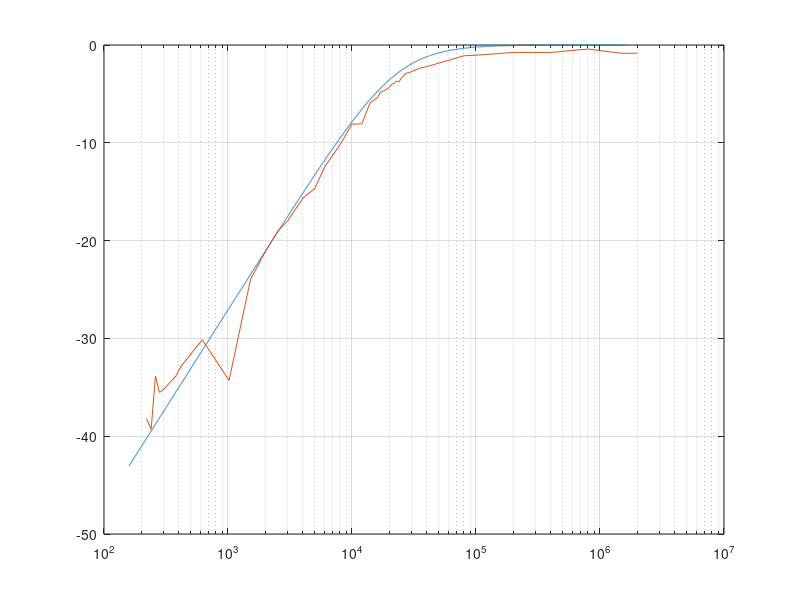

This chart was generated by the following MATLAB code:
 hold off
s=tf('s');
 h=(s*7.05*10^-6)/((s*7.05*10^-6)+1)
 wrange=logspace(3,7,10000);
 %bode(h
[mag, pha , w] = bode(h,wrange);
mag = squeeze(mag);
% xlabel('frec (1/s)');
% ylabel('|H(s)| (db)');
 %hold on
 
 Vr=[0.025 0.025 0.04 0.033 0.034 0.038 0.04 0.045 0.0613 0.038 0.125 0.175 0.22 0.248 0.325 0.4 0.481 0.625 0.769 0.869 0.988 1.075 1.131 1.15 1.188 1.213 1.263 1.275 1.3 1.306 1.331 1.356 1.369 1.394 1.444 1.506 1.55 1.78 1.8 1.86 1.86 1.86 1.84 1.8]
 V1=[2.03 2.3 1.97 1.97 1.97 2.02 1.97 1.97 1.97 1.97 1.97 1.97 1.97 1.97 1.97 2.16 2.02 2.02 1.95 2.2 1.95 2 1.97 1.97 2 2 2 2 2 2 2.05 2 1.97 1.95 1.98 1.98 2 2.02 2.03 2.03 2.03 1.95 2.03 1.98]
 frec=[220 240 260 280 300 340 380 420 620 1020 1520 2020 2520 3020 4020 5020 6020 8020 10000 12000 14000 16000 17000 18000 19000 20000 21000 22000 22575 23000 24000 25000 26000 27000 30000 35000 40000 80000 100000 200000 400000 800000 1500000 2000000]
 j=Vr./V1
 hold off
 %plot(frec,j) 
 %hold on
xlabel('frec (Hz)');
ylabel('|H(s)| (db)');

semilogx(w./(2*pi) , 20 * log10(mag) );
hold on
semilogx(frec,20*log10(j));
grid on